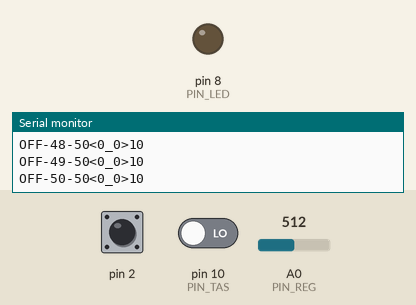
Recording of a sketch running on a simulated Arduino Uno, built with avr-gcc and run on an emulated ATmega328P. Parts: output pins drawn as LEDs (lit = HIGH), the last lines printed to the serial monitor. The inputs (shaded band) are chosen by the test bench; at power-on: A0 (PIN_REG) = 512, pin 2 HIGH, pin 10 (PIN_TAS) LOW.

Above: at 1.2 s.
1.3 s: A0 (PIN_REG) set to 112
3.6 s: A0 (PIN_REG) set to 94
At 5.8 s:
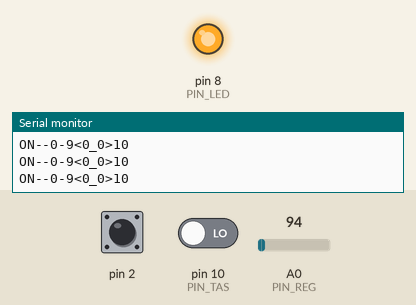
7.8 s: A0 (PIN_REG) set to 110
At 9.1 s:
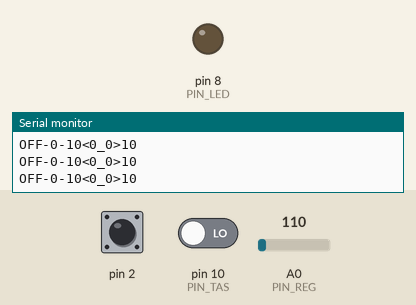
9.4 s: A0 (PIN_REG) set to 90
At 11.8 s:
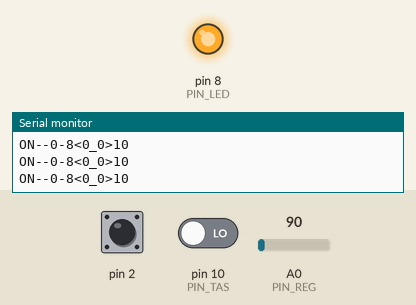
Timing chart, 0 to 13.0 s (numbered marks = the images above; inputs shaded):
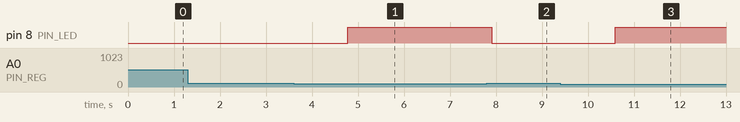

Measured:
- the behaviour switches between 103 and 102 on A0 (PIN_REG) (found by bisection; images 0 and 1)
- after the input at 3.6 s, pin 8 (PIN_LED): LOW → HIGH after 1.2 s
- after the input at 7.8 s, pin 8 (PIN_LED): HIGH → LOW after 0.11 s
- after the input at 9.4 s, pin 8 (PIN_LED): LOW → HIGH after 1.2 s

The sketch:

capacitiveToucheLED.ino
```cpp
// capacitiveToucheLED
// Version 231008
// Created 2023 by David Herren
// https://davidherren.ch
// https://github.com/herdav/capacitiveTouchLED
// --------------------------------------------

#include <CapacitiveSensor.h>

#define PIN_TAS 10 // Taster pin.
#define PIN_LED 8  // LED pin.
#define PIN_REG A0 // Sensitivity control pin (50/100).

CapacitiveSensor sensor = CapacitiveSensor(4, 2); // 1M resistor between pins 4 & 2, pin 2 is sensor pin.
const int AUTO_CALIBRATION_OFF = 0xFFFFFFFF;

bool ledActive = false;
bool delayActive = false;
bool buttonState = false;
long measurement;
int setSensitivityMax = 100;
int sensitivityValue; // (34, 40)
int setLEDtime = 5; // Off delay (50)
int countLedOnTime = 0;
int countLedActiveTime = 0;
int setDelayTime = 50; // (50)
int countDelayTime = 0;
int countWaitingTime = 0; // Counts time while sensor is inactive.
int setResetTime = 100; // Reset sensor after setResetTime.
int setHandToucheValue = 500; // Sensor value when hand touched.
int countHandTouche = 0; // Counts the time where hand touches.
int setHandToucheTime = 50; // Set value when trigger when hand touched.
String ledStatus = "OFF";

void setup() {
  Serial.begin(115200);
  pinMode(PIN_LED, OUTPUT);
  pinMode(PIN_TAS, INPUT);
  pinMode(PIN_REG, INPUT);

  sensor.set_CS_AutocaL_Millis(AUTO_CALIBRATION_OFF);
}

void loop() {
  buttonState = digitalRead(PIN_TAS);
  sensitivityValue = map(analogRead(PIN_REG), 0, 1023, 0, setSensitivityMax);
  measurement = sensor.capacitiveSensor(30);

  Serial.print(ledStatus);
  Serial.print(countWaitingTime);
  Serial.print("-");
  Serial.print(sensitivityValue);
  Serial.print("<");
  Serial.print(countDelayTime);
  Serial.print("_");
  Serial.print(countLedOnTime);
  Serial.print(">");
  Serial.println(measurement);

  if (buttonState || measurement > sensitivityValue || ledActive) {
    countDelayTime++;
    if (countDelayTime >= setDelayTime || delayActive) {
      delayActive = true;
      digitalWrite(PIN_LED, HIGH);
      ledActive = true;
      ledStatus = "ON--";
    }
  } else { resetLED(); }

  if (ledActive) {
    countLedOnTime++;
    countDelayTime = 0;
    if (countLedOnTime >= setLEDtime) { resetLED(); }
    if (buttonState || measurement > sensitivityValue) { countLedOnTime = 0; }
  }

  if ((measurement < sensitivityValue) && !ledActive) { // Reset sensor after setResetTime.
    countWaitingTime++;
    if (countWaitingTime >= setResetTime) {
      sensor.reset_CS_AutoCal();
      countWaitingTime = 0;
      Serial.println(">>> RESETED <<<");
      delay(500);
    }
  } else { countWaitingTime = 0; }

  if (ledActive) {
    countLedActiveTime++;
    if (measurement > setHandToucheValue) {
      countHandTouche++;
      Serial.println(countHandTouche);
      if (countHandTouche >= setHandToucheTime) {
        sensor.reset_CS_AutoCal();
        countHandTouche = 0;
      }
    }
  }
  delay(20); // 10
}

void resetLED() {
  digitalWrite(PIN_LED, LOW);
  ledActive = false;
  ledStatus = "OFF-";
  delayActive = false;
  countDelayTime = 0;
  countLedOnTime = 0;
}
```
